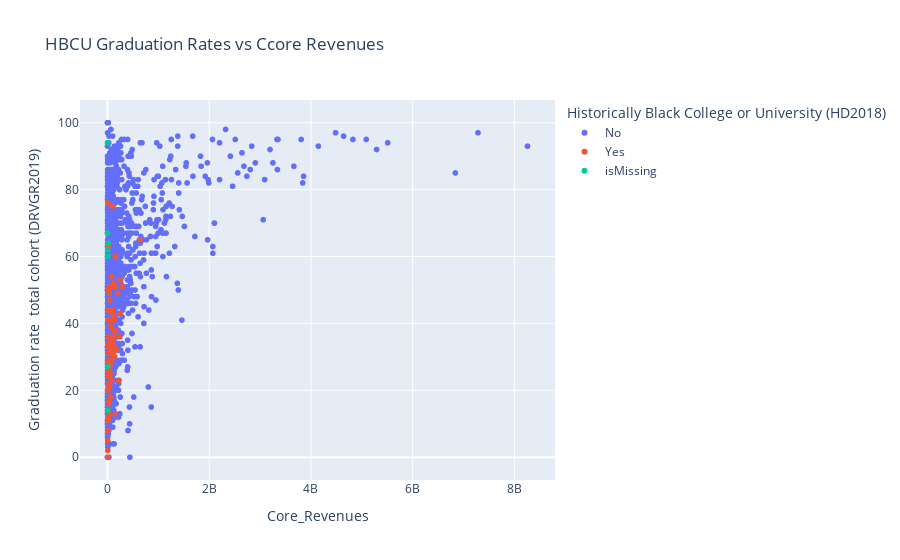

Notebook cell for this chart:
### Code cell
hbcu_fig.show()

### Figure 1 — Plotly figure (JSON) as saved in the notebook; plotly's stock layout.template omitted (floating-point values rounded to 4 significant figures; data arrays with more than 128 entries replaced by an {"elided": "..."} marker saying what was removed)
{"data": [{"hovertemplate": "<b>%{hovertext}</b><br><br>Historically Black College or University (HD2018)=No<br>Core_Revenues=%{x}<br>Graduation rate  total cohort (DRVGR2019)=%{y}<extra></extra>", "hovertext": {"elided": "2220 str values"}, "legendgroup": "No", "marker": {"color": "#636efa", "symbol": "circle"}, "mode": "markers", "name": "No", "showlegend": true, "type": "scattergl", "x": {"elided": "2220 int values"}, "xaxis": "x", "y": {"elided": "2220 int values"}, "yaxis": "y"}, {"hovertemplate": "<b>%{hovertext}</b><br><br>Historically Black College or University (HD2018)=Yes<br>Core_Revenues=%{x}<br>Graduation rate  total cohort (DRVGR2019)=%{y}<extra></extra>", "hovertext": ["Alabama A & M University", "Alabama State University", "Albany State University", "Alcorn State University", "Allen University", "American Baptist College", "Arkansas Baptist College", "Benedict College", "Bennett College", "Bethune-Cookman University", "Bluefield State College", "Bowie State University", "Central State University", "Cheyney University of Pennsylvania", "Claflin University", "Clark Atlanta University", "Clinton College", "Coppin State University", "Delaware State University", "Dillard University", "Edward Waters College", "Elizabeth City State University", "Fayetteville State University", "Fisk University", "Florida Agricultural and Mechanical University", "Florida Memorial University", "Fort Valley State University", "Grambling State University", "Hampton University", "Harris-Stowe State University", "Howard University", "Huston-Tillotson University", "Jackson State University", "Jarvis Christian College", "Johnson C Smith University", "Kentucky State University", "Lane College", "Langston University", "Le Moyne-Owen College", "Lincoln University", "Lincoln University", "Livingstone College", "Miles College", "Mississippi Valley State University", "Morehouse College", "Morgan State University", "Morris College", "Norfolk State University", "North Carolina A & T State University", "North Carolina Central University", "Oakwood University", "Paine College", "Paul Quinn College", "Philander Smith College", "Prairie View A & M University", "Rust College", "Saint Augustine's University", "Savannah State University", "Selma University", "Shaw University", "Simmons College of Kentucky", "South Carolina State University", "Southern University and A & M College", "Southern University at New Orleans", "Southwestern Christian College", "Spelman College", "Stillman College", "Talladega College", "Tennessee State University", "Texas College", "Texas Southern University", "Tougaloo College", "Tuskegee University", "University of Arkansas at Pine Bluff", "University of Maryland Eastern Shore", "University of the District of Columbia", "University of the Virgin Islands", "Virginia State University", "Virginia Union University", "Virginia University of Lynchburg", "Voorhees College", "West Virginia State University", "Wilberforce University", "Wiley College", "Winston-Salem State University", "Xavier University of Louisiana"], "legendgroup": "Yes", "marker": {"color": "#EF553B", "symbol": "circle"}, "mode": "markers", "name": "Yes", "showlegend": true, "type": "scattergl", "x": [143112797, 134993142, 81754461, 75226337, 14244902, 3873156, 8856602, 38189826, 19767214, 56073544, 21331943, 102129738, 56626283, 29356700, 38894511, 98327078, 4123458, 68807718, 125193806, 35596172, 19036367, 61729456, 115706089, 27763821, 253945569, 28875061, 72780128, 64037488, 152317301, 33015526, 636997000, 20067731, 159302185, 15365860, 37054354, 61303803, 18129858, 62917739, 15877062, 43532874, 46972156, 22820020, 25499686, 51050919, 77059537, 246194778, 14563012, 131479128, 292016547, 200054034, 47613386, 14870120, 12481617, 15525412, 237110952, 18611261, 27273327, 70948634, 4781223, 33370010, 5719562, 88741150, 137289948, 48888029, 3670521, 93715473, 14691443, 17760065, 180445918, 13536502, 224304492, 23113120, 119257833, 78909053, 88956216, 151644860, 110199709, 123874607, 29477290, 3212445, 11886228, 45178419, 13207590, 14570632, 154260745, 96981380], "xaxis": "x", "y": [30, 33, 23, 41, 22, 33, 8, 24, 63, 33, 31, 43, 28, 26, 51, 44, 76, 25, 42, 51, 26, 39, 34, 50, 53, 36, 35, 35, 60, 17, 65, 28, 38, 11, 49, 25, 22, 18, 14, 27, 47, 24, 25, 32, 54, 43, 25, 36, 51, 49, 51, 13, 20, 44, 36, 28, 16, 29, 2, 17, 0, 35, 41, 21, 26, 75, 27, 34, 32, 12, 23, 50, 52, 33, 41, 13, 31, 38, 29, 5, 41, 31, 20, 36, 51, 51], "yaxis": "y"}, {"hovertemplate": "<b>%{hovertext}</b><br><br>Historically Black College or University (HD2018)=isMissing<br>Core_Revenues=%{x}<br>Graduation rate  total cohort (DRVGR2019)=%{y}<extra></extra>", "hovertext": ["American College of the Building Arts", "California International Business University", "Faith Theological Seminary and Christian College", "Keser Torah-Mayan Hatalmud", "Northwestern Polytechnic University", "Patrick Henry College", "Southeastern Free Will Baptist Bible College", "Southwestern Baptist Theological Seminary", "Urshan College"], "legendgroup": "isMissing", "marker": {"color": "#00cc96", "symbol": "circle"}, "mode": "markers", "name": "isMissing", "showlegend": true, "type": "scattergl", "x": [2554808, 951419, null, 1340741, 6432834, 11487747, 1655788, null, 2453028], "xaxis": "x", "y": [67, 94, 84, 14, 60, 64, 62, 33, 27], "yaxis": "y"}], "layout": {"autosize": true, "legend": {"title": {"text": "Historically Black College or University (HD2018)"}, "tracegroupgap": 0}, "title": {"text": "HBCU Graduation Rates vs Ccore Revenues"}, "xaxis": {"anchor": "y", "autorange": true, "domain": [0, 1], "range": [-500000000.0, 8757000000.0], "title": {"text": "Core_Revenues"}, "type": "linear"}, "yaxis": {"anchor": "x", "autorange": true, "domain": [0, 1], "range": [-8.252, 108.3], "title": {"text": "Graduation rate  total cohort (DRVGR2019)"}, "type": "linear"}}}
